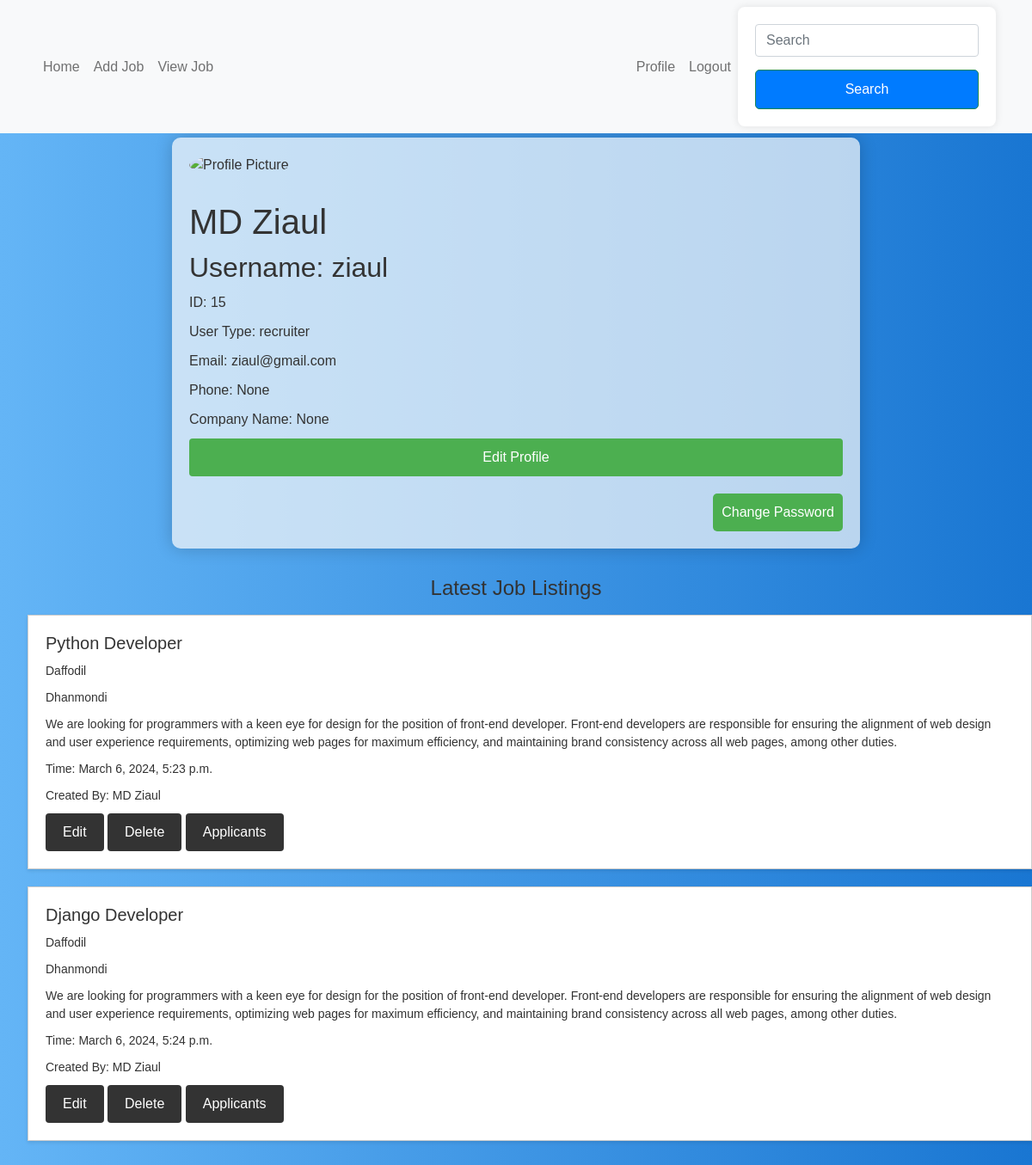
The app's page /profilepage/ (signed in) with its own data.
### myapp/models.py (models this page shows, shortened)
class Custom_User(AbstractUser):
    USER=[
        ('recruiter','Recruiter'),('jobseeker','Jobseeker')
    ]
    fname=models.CharField(max_length=100, null=True)
    lname=models.CharField(max_length=100, null=True)
    fullname=models.CharField(max_length=100)
    email=models.EmailField(unique=True)
    password=models.CharField(max_length=100)
    confirm_password=models.CharField(max_length=100)
    user_type=models.CharField(choices=USER, max_length=120)
    profile_pic=models.ImageField(upload_to='media/profile_pic', null=True)
    phone=models.CharField(max_length=11, null=True)

class recruiterprofile(models.Model):
    user = models.OneToOneField(Custom_User, on_delete=models.CASCADE, null=True,related_name='Recruiterprofile')
    companyname=models.CharField(max_length=11, null=True)

class addjob_Model(models.Model):
    Job_title=models.CharField(max_length=100, null=True)
    Company=models.CharField(max_length=100, null= True)
    catagory_choices=[
        ('FULL-TIME','Full-Time'),
        ('PART-Time','Part-Time'),
    ]
    catagory=models.CharField(max_length=255, choices=catagory_choices, null=True, blank=True)
    number_of_openings= models.DecimalField(max_digits=10, decimal_places=2, blank=True, null=True, help_text="Expected Salary")
    Skill_choices=[
        ('PYTHON','Python'),
        ('JAVA','Java'),
        ('PHP','php'),
    ]
    required_skills = models.CharField(max_length=255, choices=Skill_choices, null=True, blank=True)
    Location=models.CharField(max_length=100, null= True)
    Description=models.TextField(max_length=100, null=True)
    create_at = models.DateTimeField(auto_now_add=True, null=True)
    job_creator = models.ForeignKey(Custom_User, on_delete=models.CASCADE, null=True)

### myapp/views.py (the view)
# urls.py: path('profilepage/',profilepage, name='profilepage'),
def profilepage(request):
    user = request.user
    applied_jobs = None
    job_posts=None
    if user.is_authenticated:
        if user.user_type == 'jobseeker':
            jobseeker_profile = None
            jobseeker_profile = jobseekerprofile.objects.get(user=user)
            applied_jobs = job_apply_model.objects.filter(applicant=jobseeker_profile.user)
        elif user.user_type == 'recruiter':
            recruiter_profile = recruiterprofile.objects.get(user=user)
            job_posts = addjob_Model.objects.filter(job_creator=recruiter_profile.user)
        else:
            messages.error(request, 'Invalid user type')
            return redirect('loginpage')
        context = {
            'user': user,
            'applied_jobs': applied_jobs,
            'job_posts': job_posts,
            }
        return render(request, "profile.html", context)
    else:
        messages.error(request, 'You need to log in first.')
        return redirect('login')

### template/Profile.html (shortened to what this page needs)
{% extends "dashboard.html" %}
{% block content %}
    <div class="glassy-container">
        <img class="profile-picture" src="/{{request.user.profile_pic}}" alt="Profile Picture">
        <h1>{{user.fullname }}</h1>
        <h2>Username: {{user.username }}</h2>
        <p>ID: {{user.id }}</p>
        <p>User Type: {{user.user_type }}</p>
        <p>Email: {{user.email }}</p>
        <p>Phone: {{user.phone }}</p>
        {% if user.user_type == 'recruiter' %}
        <p>Company Name: {{user.Recruiterprofile.companyname }}</p>
        {% endif %}
        <button class="edit-profile-button" onclick="toggleForm()">Edit Profile</button>
        <div class="change-password-container">
            <button class="change-password-button" onclick="togglePasswordForm()">Change Password</button>
        </div>
    </div>
    {% if user.user_type == 'recruiter' %}
    <section class="job-listings">
        <h2>Latest Job Listings</h2>
        {% for i in job_posts %}
            <ul>
                <li>
                    <h3>{{ i.Job_title }}</h3>
                    <p>{{ i.Company }}</p>
                    <p>{{ i.Location }}</p>
                    <p>{{ i.Description }}</p>
                    <p>Time: {{ i.create_at }}</p>
                    <p>Created By: {{ i.job_creator.fullname }}</p>
                    <a href="{% url 'editjob' i.id %}">Edit</a>
                    <a href="{% url 'deletepage' i.id %}">Delete</a>
                    <a href="{% url 'Applicants_view_page' i.id %}">Applicants</a>
                </li>
            </ul>
        {% endfor %}
    </section>
{% endif %}
{% endblock content %}

### template/dashboard.html (style rules this page uses)
.job-listings { margin: 2rem 0; }
.job-listings h2 { font-size: 24px; margin-bottom: 1rem; text-align: center; }
.job-listings ul { list-style: none; }
.job-listings li { background-color: #fff; border: 1px solid #ccc; padding: 20px; margin-bottom: 20px; box-shadow: 0 2px 4px rgba(0, 0, 0, 0.1); }
.job-listings h3 { font-size: 20px; margin-bottom: 10px; }
.job-listings p { font-size: 14px; margin-bottom: 10px; }
.job-listings a { background-color: #333; color: #fff; text-decoration: none; padding: 10px 20px; border-radius: 4px; display: inline-block; transition: background-color 0.3s; }
h2 { color: #333; }
button { background-color: #007bfe; color: #fff; padding: 10px; border: none; border-radius: 4px; cursor: pointer; width: 100%; }
body { font-family: Arial, sans-serif; margin: 0; padding: 0; background: linear-gradient(to right, #64b5f6, #1976D2); color: #333; }
.glassy-container { max-width: 800px; margin: 5px auto; background: rgba(250, 250, 250, 0.7); border-radius: 10px; overflow: hidden; box-shadow: 0 0 20px rgba(0, 0, 0, 0.2); padding: 20px; box-sizing: border-box; }
.profile-picture { border-radius: 50%; width: 150px; height: 150px; object-fit: cover; margin-bottom: 20px; }
h1, h2, p { margin: 10px 0; }
.edit-profile-button { background-color: #4caf50; color: #fff; padding: 10px 15px; border: none; border-radius: 4px; cursor: pointer; font-size: 16px; }
.change-password-container { margin-top: 20px; float:right; }
.change-password-button { background-color: #4caf50; color: white; padding: 10px; border: none; border-radius: 5px; cursor: pointer; }

### records on screen
Custom_User: fullname "MD Ziaul", username "ziaul", id "15", user_type "recruiter", email "ziaul@gmail.com", phone "None", Recruiterprofile.companyname "None"
addjob_Model: Job_title "Python Developer", Company "Daffodil", Location "Dhanmondi", Description "We are looking for programmers with a keen eye for design for the position of front-end developer. Front-end developers are responsible for ensuring the alignment of web design and user experience requirements, optimizing web pages for maximum efficiency, and maintaining brand consistency across all web pages, among other duties.", create_at "March 6, 2024, 5:23 p.m.", job_creator.fullname "MD Ziaul"
addjob_Model: Job_title "Django Developer", Company "Daffodil", Location "Dhanmondi", Description "We are looking for programmers with a keen eye for design for the position of front-end developer. Front-end developers are responsible for ensuring the alignment of web design and user experience requirements, optimizing web pages for maximum efficiency, and maintaining brand consistency across all web pages, among other duties.", create_at "March 6, 2024, 5:24 p.m.", job_creator.fullname "MD Ziaul"
